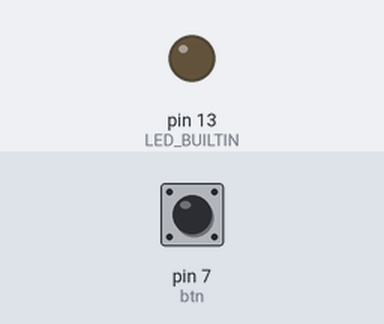
Bench run of a sketch on a simulated Arduino Uno, built with avr-gcc and run on an emulated ATmega328P. Parts: output pins drawn as LEDs (lit = HIGH). The test bench sets the inputs (shaded band); at power-on: pin 7 (btn) HIGH.

Above: at 1.2 s.
1.3 s: pin 7 (btn) pulled LOW for 0.15 s
At 1.37 s:
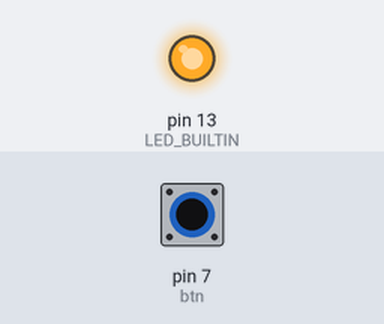
2.9 s: pin 7 (btn) pulled LOW for 3.2 s
At 6.5 s:
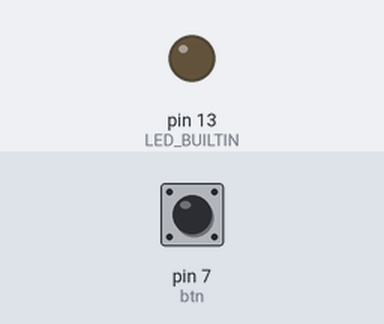
Timing chart, 0 to 8.0 s (numbered marks = the images above; inputs shaded):
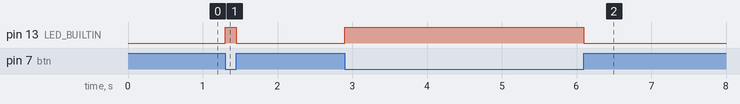

Measured:
- after the input at 1.3 s, pin 13 (LED_BUILTIN): LOW → HIGH at once, → LOW 0.15 s later
- after the input at 2.9 s, pin 13 (LED_BUILTIN): LOW → HIGH at once, → LOW 3.2 s later

The sketch:

Button_with_LED.ino
```cpp
int btn = 7, cs, ls = HIGH;

void setup() {
  Serial.begin(9600);
  pinMode(btn, INPUT_PULLUP);
  pinMode(LED_BUILTIN, OUTPUT);
}

void loop() {
  cs = digitalRead(btn);
  if (ls == HIGH && cs == LOW) {
    digitalWrite(LED_BUILTIN, HIGH);
  } else if (ls == LOW && cs == HIGH){
    digitalWrite(LED_BUILTIN, LOW);
  }
  ls = cs;
}

//On a single press of a button led should turn on and on the second press, led should turn off
```
